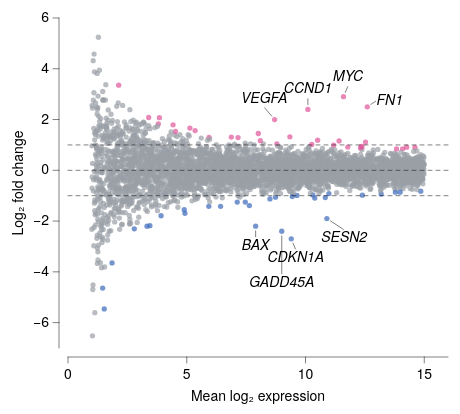

The specification (Vega-Lite) saved for this image:
### Vega-Lite specification from a JSON file in a GitHub repository (floating-point values rounded to 4 significant figures; data arrays with more than 128 entries replaced by an {"elided": "..."} marker saying what was removed)
{"background": null, "config": {"arc": {"fill": "#DBDBDB", "fillOpacity": 1.0, "innerRadius": 41.25, "padAngle": 0.03, "stroke": "black", "strokeOpacity": 1, "strokeWidth": 0.25}, "area": {"fill": "#DBDBDB", "fillOpacity": 1.0, "stroke": "black", "strokeOpacity": 1, "strokeWidth": 0.25}, "axis": {"domain": true, "domainCap": "round", "domainColor": "black", "domainWidth": 0.25, "grid": false, "gridCap": "round", "gridColor": "#F1F1F1", "gridDash": [0, 0], "gridOpacity": 1.0, "gridWidth": 0.25, "labelColor": "black", "labelFont": "Helvetica Neue, HelveticaNeue, Helvetica, Arial, sans-serif", "labelFontSize": 7, "labelFontStyle": "normal", "labelFontWeight": 400, "offset": 4.5, "ticks": true, "tickCap": "round", "tickColor": "black", "tickRound": false, "tickSize": 3, "tickWidth": 0.25, "titleColor": "black", "titleFont": "Helvetica Neue, HelveticaNeue, Helvetica, Arial, sans-serif", "titleFontSize": 7, "titleFontStyle": "normal", "titleFontWeight": 400}, "axisX": {"domain": true, "labelAlign": "center", "labelAngle": 0, "labels": true, "ticks": true, "translate": 0}, "axisY": {"domain": true, "labelAlign": "right", "labelAngle": 0, "labels": true, "ticks": true, "translate": 0}, "axisRight": {"domain": true, "labelAlign": "left", "labelAngle": 0, "labels": true, "ticks": true, "translate": 0}, "axisTop": {"domain": true, "labelAlign": "center", "labelAngle": 0, "labels": true, "ticks": true, "translate": 0}, "axisBand": {"tickOffset": 0}, "bar": {"fill": "#DBDBDB", "fillOpacity": 1.0, "stroke": "black", "strokeOpacity": 1, "strokeWidth": 0.25}, "boxplot": {"size": 14.85, "ticks": {"cornerRadius": 0.25, "fill": "black", "opacity": 1, "size": 7.425, "thickness": 0.25}, "box": {"fillOpacity": 1.0, "stroke": "black", "strokeOpacity": 1, "strokeWidth": 0.25}, "median": {"cornerRadius": 0, "fill": "black", "fillOpacity": 1.0, "opacity": 1, "size": 14.85, "thickness": 0.25}, "rule": {"fill": "black", "fillOpacity": 1.0, "size": 16.5, "stroke": "black", "strokeDash": [0, 0], "strokeOpacity": 1, "strokeWidth": 0.25}, "outliers": {"color": "black", "fill": "black", "fillOpacity": 1.0, "size": 0, "stroke": "black", "strokeOpacity": 1, "strokeWidth": 0.25}}, "circle": {"fill": "black", "fillOpacity": 1.0, "size": 2.062, "stroke": null, "strokeOpacity": 1, "strokeWidth": 0.25}, "errorband": {"band": {"fillOpacity": 0.6, "stroke": null, "strokeWidth": 0.25, "strokeOpacity": 1}, "borders": {"opacity": 0, "strokeOpacity": 0.25, "strokeWidth": 1}}, "errorbar": {"opacity": 1, "rule": {"strokeDash": [0, 0], "strokeWidth": 0.25}, "ticks": {"color": "black", "cornerRadius": 0.125, "opacity": 1, "size": 9.9, "thickness": 0.25}, "thickness": 0.25}, "font": "Helvetica Neue, HelveticaNeue, Helvetica, Arial, sans-serif", "geoshape": {"fill": "#DBDBDB", "fillOpacity": 1.0, "stroke": "black", "strokeOpacity": 1, "strokeWidth": 0.25}, "header": {"labelColor": "black", "labelFont": "Helvetica Neue, HelveticaNeue, Helvetica, Arial, sans-serif", "labelFontSize": 7, "labelFontStyle": "normal", "labelFontWeight": 400, "titleColor": "black", "titleFont": "Helvetica Neue, HelveticaNeue, Helvetica, Arial, sans-serif", "titleFontSize": 7, "titleFontStyle": "normal", "titleFontWeight": 400, "titlePadding": 0}, "legend": {"disable": false, "offset": 4.5, "titlePadding": 4, "labelOffset": 2, "gradientLabelOffset": 2, "gradientLength": 82.5, "gradientThickness": 8.25, "gradientOpacity": 1.0, "gradientStrokeColor": "black", "gradientStrokeWidth": 0.25, "labelColor": "black", "labelFont": "Helvetica Neue, HelveticaNeue, Helvetica, Arial, sans-serif", "labelFontSize": 7, "labelFontStyle": "normal", "labelFontWeight": 400, "strokeColor": "black", "strokeWidth": 0, "symbolSize": 42, "symbolStrokeColor": "black", "symbolStrokeWidth": 0.25, "titleColor": "black", "titleFont": "Helvetica Neue, HelveticaNeue, Helvetica, Arial, sans-serif", "titleFontSize": 7, "titleFontStyle": "normal", "titleFontWeight": 400}, "line": {"color": "black", "stroke": "black", "strokeCap": "butt", "strokeDash": [0, 0], "strokeOpacity": 1, "strokeWidth": 0.5}, "point": {"filled": true, "fill": "#DBDBDB", "fillOpacity": 1.0, "size": 8.25, "stroke": "black", "strokeOpacity": 1, "strokeWidth": 0.25}, "range": {"category": ["#B2B2B2", "#4A7CD3", "#008542", "#664CAF", "#509F98", "#636363", "#284F93", "#005226", "#382864", "#285753"], "diverging": {"scheme": ["#443E60", "#5F597E", "#7C759B", "#9994B6", "#B7B4CC", "#D6D5DC", "#F6F6F6", "#D1DAD9", "#A4C2BF", "#7AA9A4", "#578E89", "#37736E", "#1B5954"]}, "heatmap": {"scheme": ["#440154", "#472270", "#433E82", "#38598C", "#2C728E", "#238A8D", "#24A086", "#39B578", "#5DC862", "#96D646", "#CAE02D", "#FDE724"]}, "ordinal": {"scheme": ["#F1F1F1", "#DBDBDB", "#C6C6C6", "#B2B2B2", "#9D9D9D", "#898989", "#767676", "#636363", "#515151", "#404040", "#2F2F2F", "#1F1F1F"]}, "ramp": {"scheme": ["#440154", "#472270", "#433E82", "#38598C", "#2C728E", "#238A8D", "#24A086", "#39B578", "#5DC862", "#96D646", "#CAE02D", "#FDE724"]}}, "rule": {"color": "black", "stroke": "black", "strokeCap": "round", "strokeDash": [2, 2], "strokeOpacity": 1, "strokeWidth": 0.25}, "scale": {"barBandPaddingInner": 0.1, "rectBandPaddingInner": 0, "tickBandPaddingInner": 0.1, "bandPaddingOuter": 0.1, "bandWithNestedOffsetPaddingInner": 0.2, "bandWithNestedOffsetPaddingOuter": 0.2, "offsetBandPaddingInner": 0, "offsetBandPaddingOuter": 0, "round": false}, "rect": {"fill": "#DBDBDB", "fillOpacity": 1.0, "stroke": "black", "strokeOpacity": 1, "strokeWidth": 0.25}, "square": {"fill": "#DBDBDB", "fillOpacity": 1.0, "size": 16.5, "stroke": "black", "strokeOpacity": 1, "strokeWidth": 0.25}, "text": {"color": "black", "font": "Helvetica Neue, HelveticaNeue, Helvetica, Arial, sans-serif", "fontSize": 7, "fontStyle": "normal", "fontWeight": 400}, "tick": {"color": "black", "cornerRadius": 0.125, "opacity": 1.0, "size": 14.85, "thickness": 0.25}, "title": {"anchor": "middle", "frame": "group", "color": "black", "font": "Helvetica Neue, HelveticaNeue, Helvetica, Arial, sans-serif", "fontSize": 7, "fontStyle": "normal", "fontWeight": 400, "subtitleColor": "black", "subtitleFont": "Helvetica Neue, HelveticaNeue, Helvetica, Arial, sans-serif", "subtitleFontSize": "Helvetica Neue, HelveticaNeue, Helvetica, Arial, sans-serif", "subtitleFontStyle": "normal", "subtitleFontWeight": 400}, "trail": {"color": "black", "opacity": 1, "size": 0.5}, "view": {"continuousWidth": 190, "continuousHeight": 165, "discreteWidth": 190, "discreteHeight": 165, "fill": null, "stroke": null, "strokeWidth": 0.25}}, "layer": [{"data": {"name": "data-6b5f9912ab2ce65a923e053c526e15ce"}, "mark": {"type": "circle", "clip": true, "opacity": 0.7, "size": 7}, "encoding": {"color": {"field": "klass", "legend": null, "scale": {"domain": ["down", "ns", "up"], "range": ["#3A68BB", "#9AA0A6", "#E0559A"]}, "type": "nominal"}, "x": {"field": "A", "scale": {"domain": [0, 16], "nice": false}, "title": "Mean log₂ expression", "type": "quantitative"}, "y": {"field": "M", "scale": {"domain": [-6, 6], "nice": false}, "title": "Log₂ fold change", "type": "quantitative"}}}, {"data": {"values": [{"__dysonsphere__": 1}]}, "mark": {"type": "rule", "opacity": 1.0}, "encoding": {"y": {"datum": 0.0}}}, {"layer": [{"data": {"values": [{"__dysonsphere__": 1}]}, "mark": {"type": "rule", "opacity": 1.0, "strokeDash": [2, 2]}, "encoding": {"y": {"datum": -1.0}}}, {"data": {"values": [{"__dysonsphere__": 1}]}, "mark": {"type": "rule", "opacity": 1.0, "strokeDash": [2, 2]}, "encoding": {"y": {"datum": 1.0}}}]}, {"layer": [{"data": {"values": [{"__dysonsphere__": 1}]}, "mark": {"type": "rule", "strokeDash": [0, 0]}, "encoding": {"x": {"datum": 7.9, "scale": {"domain": [1.0, 15.0], "nice": false, "padding": 0, "zero": false}}, "x2": {"datum": 7.9}, "y": {"datum": -2.387, "scale": {"domain": [-7.0, 6.0], "nice": false, "padding": 0, "zero": false}}, "y2": {"datum": -2.618}}}, {"data": {"values": [{"__dysonsphere__": 1}]}, "mark": {"type": "text", "align": "center", "baseline": "middle", "fontSize": 7, "fontStyle": "italic"}, "encoding": {"text": {"value": "BAX"}, "x": {"datum": 7.9}, "y": {"datum": -2.988}}}, {"data": {"values": [{"__dysonsphere__": 1}]}, "mark": {"type": "rule", "strokeDash": [0, 0]}, "encoding": {"x": {"datum": 11.05}, "x2": {"datum": 11.6}, "y": {"datum": -1.993}, "y2": {"datum": -2.329}}}, {"data": {"values": [{"__dysonsphere__": 1}]}, "mark": {"type": "text", "align": "center", "baseline": "middle", "fontSize": 7, "fontStyle": "italic"}, "encoding": {"text": {"value": "SESN2"}, "x": {"datum": 11.63}, "y": {"datum": -2.68}}}, {"data": {"values": [{"__dysonsphere__": 1}]}, "mark": {"type": "rule", "strokeDash": [0, 0]}, "encoding": {"x": {"datum": 10.1}, "x2": {"datum": 10.1}, "y": {"datum": 2.587}, "y2": {"datum": 2.818}}}, {"data": {"values": [{"__dysonsphere__": 1}]}, "mark": {"type": "text", "align": "center", "baseline": "middle", "fontSize": 7, "fontStyle": "italic"}, "encoding": {"text": {"value": "CCND1"}, "x": {"datum": 10.1}, "y": {"datum": 3.188}}}, {"data": {"values": [{"__dysonsphere__": 1}]}, "mark": {"type": "rule", "strokeDash": [0, 0]}, "encoding": {"x": {"datum": 11.67}, "x2": {"datum": 11.77}, "y": {"datum": 3.069}, "y2": {"datum": 3.295}}}, {"data": {"values": [{"__dysonsphere__": 1}]}, "mark": {"type": "text", "align": "center", "baseline": "middle", "fontSize": 7, "fontStyle": "italic"}, "encoding": {"text": {"value": "MYC"}, "x": {"datum": 11.79}, "y": {"datum": 3.661}}}, {"data": {"values": [{"__dysonsphere__": 1}]}, "mark": {"type": "rule", "strokeDash": [0, 0]}, "encoding": {"x": {"datum": 9.0}, "x2": {"datum": 9.0}, "y": {"datum": -2.587}, "y2": {"datum": -4.078}}}, {"data": {"values": [{"__dysonsphere__": 1}]}, "mark": {"type": "text", "align": "center", "baseline": "middle", "fontSize": 7, "fontStyle": "italic"}, "encoding": {"text": {"value": "GADD45A"}, "x": {"datum": 9.0}, "y": {"datum": -4.448}}}, {"data": {"values": [{"__dysonsphere__": 1}]}, "mark": {"type": "rule", "strokeDash": [0, 0]}, "encoding": {"x": {"datum": 8.578}, "x2": {"datum": 8.284}, "y": {"datum": 2.134}, "y2": {"datum": 2.46}}}, {"data": {"values": [{"__dysonsphere__": 1}]}, "mark": {"type": "text", "align": "center", "baseline": "middle", "fontSize": 7, "fontStyle": "italic"}, "encoding": {"text": {"value": "VEGFA"}, "x": {"datum": 8.258}, "y": {"datum": 2.819}}}, {"data": {"values": [{"__dysonsphere__": 1}]}, "mark": {"type": "rule", "strokeDash": [0, 0]}, "encoding": {"x": {"datum": 9.475}, "x2": {"datum": 9.575}, "y": {"datum": -2.869}, "y2": {"datum": -3.095}}}, {"data": {"values": [{"__dysonsphere__": 1}]}, "mark": {"type": "text", "align": "center", "baseline": "middle", "fontSize": 7, "fontStyle": "italic"}, "encoding": {"text": {"value": "CDKN1A"}, "x": {"datum": 9.591}, "y": {"datum": -3.461}}}, {"data": {"values": [{"__dysonsphere__": 1}]}, "mark": {"type": "rule", "strokeDash": [0, 0]}, "encoding": {"x": {"datum": 12.75}, "x2": {"datum": 12.96}, "y": {"datum": 2.595}, "y2": {"datum": 2.725}}}, {"data": {"values": [{"__dysonsphere__": 1}]}, "mark": {"type": "text", "align": "left", "baseline": "middle", "fontSize": 7, "fontStyle": "italic"}, "encoding": {"text": {"value": "FN1"}, "x": {"datum": 12.99}, "y": {"datum": 2.745}}}]}], "$schema": "https://vega.github.io/schema/vega-lite/v6.4.1.json", "datasets": {"data-6b5f9912ab2ce65a923e053c526e15ce": {"elided": "4000 records"}}}
